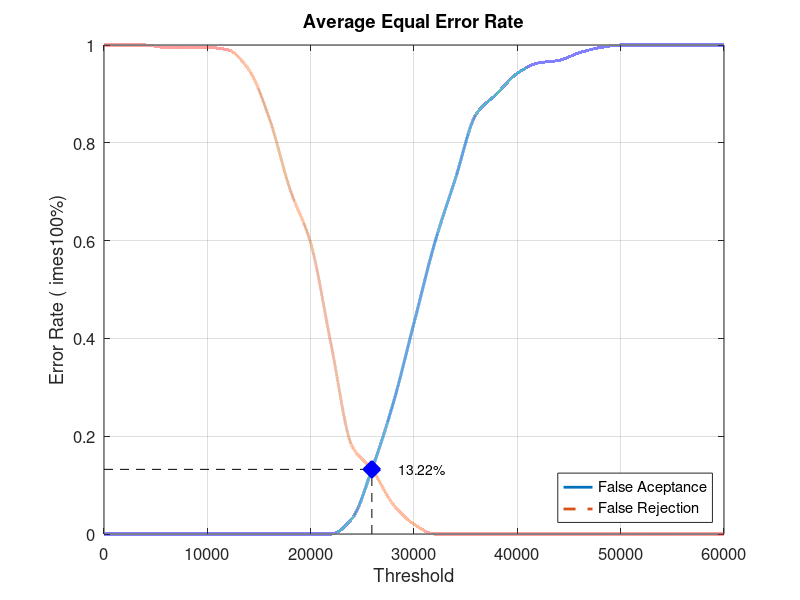
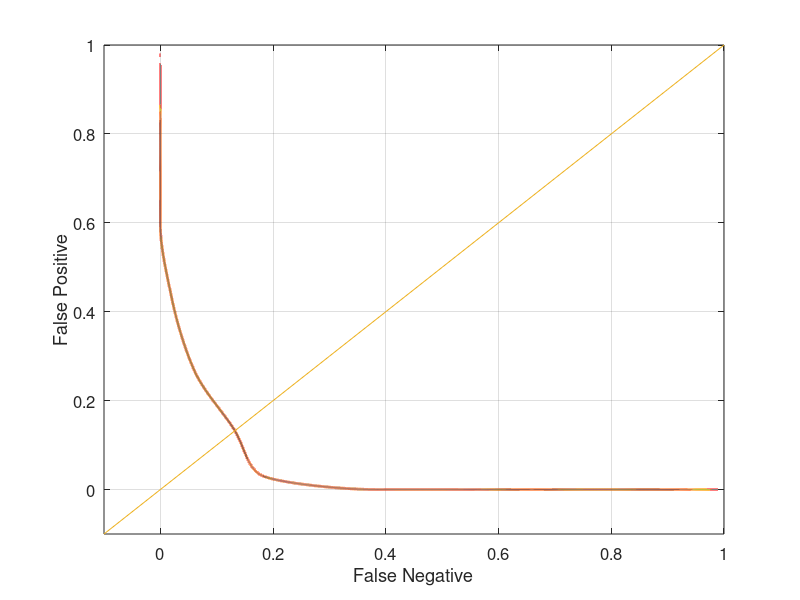

Here is the MATLAB script that generated these plots, in order:
close all;
clear;
clc;
x = 0:2000:60000;
xq = 0:0.5:60000;

y0 = [0 0 0 0 0 0 0 0 0 0 0 0 0.0315789 0.136842 0.268421 0.431579 0.594737 0.726316 0.857895 0.9 0.942105 0.963158 0.968421 0.984211 0.994737 1 1 1 1 1 1]
yy0 = interp1(x, y0, xq, 'pchip');
y1 = [1 1 1 0.995 0.995 0.995 0.99 0.95 0.85 0.705 0.595 0.385 0.18 0.13 0.06 0.02 0 0 0 0 0 0 0 0 0 0 0 0 0 0 0]
yy1 = interp1(x, y1, xq, 'pchip');

% Calculating EER: 
y2 = abs(y0 - y1);
find(y2 == min(y2))
yy2 = abs(yy0 - yy1);
xEER = find(yy2 == min(yy2));
xEERIndex = xq(xEER) % X-axis EER
yEER = yy0(xEER) % Y-axis EER

main = figure
plot(xq, yy0,'-','LineWidth', 2);	hold on
plot(xq, yy1,'--','LineWidth', 2);	hold on
plot([xEERIndex xEERIndex], [0 yEER], 'k--');	hold on
plot([0 xEERIndex], [yEER yEER], 'k--');	hold on
plot(xEERIndex, yEER, 'bx', 'LineWidth', 10);	hold on
text(xEERIndex + 10 * xEERIndex / 100, yEER, [num2str(round((10000 * yEER)) / 100) '%'])
legend('False Aceptance', 'False Rejection', 'Location', 'SouthEast')
xlabel('Threshold')
ylabel('Error Rate (	imes100%)')
title('Average Equal Error Rate')
set(gca, 'FontSize', 12)
axis([0 60000 0 1])
grid on

print(main, 'Database1_2Main', '-dpng');
FNRxFPR = figure('Color', [1 1 1]);
plot(yy1, yy0, '-', yy1, yy0, 'LineWidth', 2);
hold on
y = -0.1:0.1:1
plot(y, y); 
set(gca, 'FontSize', 12)
xlabel('False Negative')
ylabel('False Positive')
axis([-0.1 1 -0.1 1])
set(gca, 'FontSize', 12)
grid on

print(FNRxFPR, 'Database1_2FNRxFPR','-dpng');
